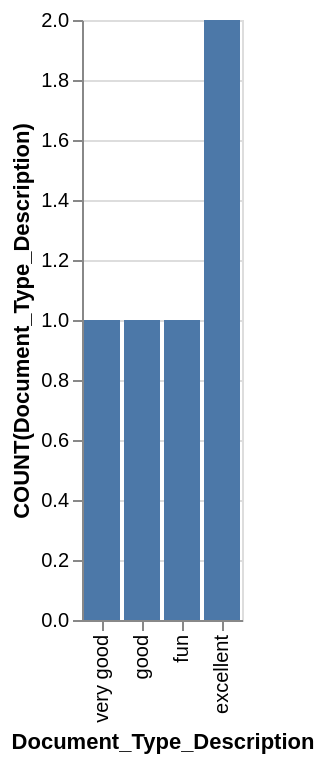

Write the Vega-Lite specification saved for this chart.
### Vega-Lite specification from a JSON file in a GitHub repository (floating-point values rounded to 4 significant figures)
{"data": {"values": [{"x_data": "very good", "y_data": 1}, {"x_data": "good", "y_data": 1}, {"x_data": "fun", "y_data": 1}, {"x_data": "excellent", "y_data": 2}]}, "mark": "bar", "encoding": {"x": {"field": "x_data", "type": "nominal", "title": "Document_Type_Description", "sort": "descending"}, "y": {"field": "y_data", "type": "quantitative", "title": "COUNT(Document_Type_Description)"}}}
